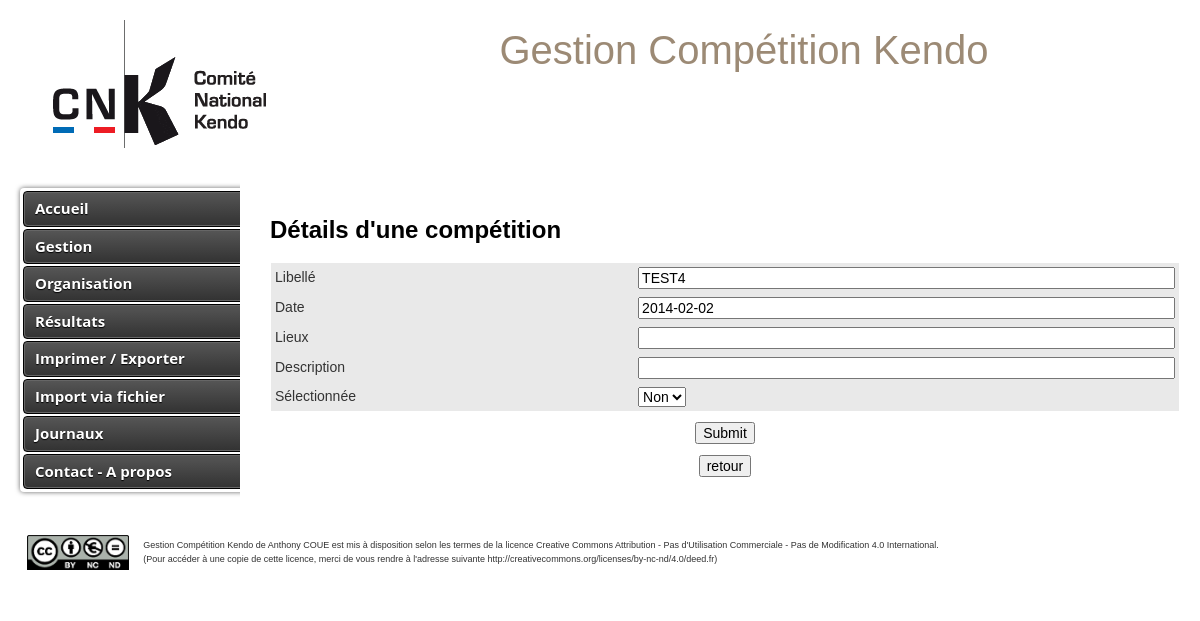
Page /index.php?action=afficheCompetition&id=4 on the committed database.
### tables this page shows
CREATE TABLE `competition` (
  `idcompetition` int(10) NOT NULL AUTO_INCREMENT,
  `libelle` varchar(255) NOT NULL,
  `datecompetition` date NOT NULL,
  `lieux` varchar(100) DEFAULT NULL,
  `description` text NOT NULL,
  `selected` int(1) NOT NULL DEFAULT '0',
  PRIMARY KEY (`idcompetition`)
);

### Controleur/ControleurGestion.php (called while the page is built, shortened)
<?php
require_once 'Modele/Gestion.php';
class ControleurGestion {
	private $gestion;
	public function __construct() {
    	$this->gestion = new Gestion();
    }
    public function afficherCompetition($idCompetition) {
    	$competition = $this->gestion->getCompetition($idCompetition);
        $vue = new Vue("Gestion","DetailCompetition");
        $vue->generer(array('competition' => $competition), null);
    }
}

### index.php (called while the page is built, shortened)
<?php
$routeur = new Routeur();
$routeur->routerRequete();

### Modele/Gestion.php (called while the page is built, shortened)
<?php
require_once 'Modele/Modele.php';
class Gestion extends Modele {
	public function getCompetition($idCompetition) {
		try {
			$sql = "SELECT * FROM competition WHERE idcompetition = ? ";
			$result	= $this->executerRequete($sql, array($idCompetition));
			return $result->fetch();
		} catch (Exception $e) {
	    	Log::afficherErreur("getCompetition() : ".$e->getMessage());
	    	log::loggerErreur("getCompetition() : ".$e->getMessage());
	    	return null;
		}
	}
}

### Config/Configuration.php (called while the page is built)
<?php
class Configuration {
    private static $parametres;
    public static function get($nom, $valeurParDefaut = null) {
    	$valRetour = self::getParametres($nom);
        if (isset($valRetour)) {
            $valeur = $valRetour;
        } else {
            $valeur = $valeurParDefaut;
        }
        return $valeur;
    }
    private static function getParametres($param) {
        if (self::$parametres == null) {
            $cheminFichier = "Config/config.ini";
            if (!file_exists($cheminFichier)) {
                throw new Exception("Aucun fichier de configuration trouve");
            }
            else {
                self::$parametres = parse_ini_file($cheminFichier);
            }
        }
        return self::$parametres[$param];
    }
}

### Modele/Modele.php (called while the page is built, shortened)
<?php
require_once 'Config/Configuration.php';
abstract class Modele {
    private $bdd;
    protected function executerRequete($sql, $params = null) {
        if ($params == null) {
            $stmt = $this->getBdd()->query($sql);
        }
        else {
            $stmt = $this->getBdd()->prepare($sql);
            $stmt->execute($params);
        }
        return $stmt;
    }
    private function getBdd() {
        if ($this->bdd == null) {
        	$dsn = Configuration::get("dsn");
            $login = Configuration::get("login");
            $mdp = Configuration::get("mdp");
            try {
            	$this->bdd = new PDO($dsn, $login, $mdp, array(PDO::ATTR_ERRMODE => PDO::ERRMODE_EXCEPTION));
			} catch(PDOException $e) {
  				afficherErreur("getBdd()".$e->getMessage());
			}
        }
        return $this->bdd;
    }
}

### Vue/Gestion/vueDetailCompetition.php (the view, shortened to what this page needs)
<p><h3>D&eacute;tails d'une comp&eacute;tition</h3></p>
<form action="index.php?action=modificationCompetition" method="post" id="modifierCompetition">
	<table id="csstable" align="center">
		<tr>
			<td width="40%">Libell&eacute;</td>
			<td width='60%'><input type='text' id='libelle' name='libelle' value='<?php echo $competition['libelle'] ?>' size='100px' /></td>
		</tr>
		<tr>
			<td>Date</td>
			<td><input type='text' id='datecompetition' name='datecompetition' size='70px' value='<?php echo $competition['datecompetition'] ?>' /></td>
		</tr>
		<tr>
			<td>Lieux</td>
			<td><input type='text' id='lieux' name='lieux' value='<?php echo $competition['lieux'] ?>' size='100px' /></td>
		</tr>
		<tr>
			<td>Description</td>
			<td><input type='text' id='description' name='description' value='<?php echo $competition['description'] ?>' size='100px' /></td>
		</tr>
		<tr>
			<td>S&eacute;lectionn&eacute;e</td>
			<td><SELECT name='selected' size='1'>
			<?php
				if ($competition['selected'] == 1) {
					echo "<option value='1' selected >Oui</OPTION> ";
					echo "<option value='0' >Non</option>";
				} else {
					echo "<option value='0' selected >Non</option>";
				}
?>
				</SELECT></td>
		</tr>
	</table>
	<p align='center' ><input type="submit" name="valider" /></p>
</form>
<p align='center' ><input type='button' name='retour' value='retour' onclick='window.location.replace("index.php?action=gestionCompetition")' /></p>

### css/knacss.css (style rules this page uses)
* { -webkit-box-sizing: border-box; -moz-box-sizing: border-box; box-sizing: border-box; }
html, body { margin: 0; padding: 0; height:100%; }
html { font-size: 62.5%; -webkit-text-size-adjust: 100%; -ms-text-size-adjust: 100%; }
body { background-color: #ffffff; font-family: Arial, Helvetica, sans-serif; color: #000000; font-family: Helvetica, Arial, sans-serif; font-size: 1.4em; line-height: 1.5; }
p, ul, ol, dl, blockquote, pre, td, th, label, textarea, caption, details, figure, hgroup { margin-top: .75em; margin-bottom: 0; line-height: 1.5; }
h3, .h3-like { margin-top: 0.875em; margin-bottom: 0; font-size: 2.4rem; line-height: 1.75; }
img, table, td, blockquote, code, pre, textarea, input, video { max-width: 100%; }
table { margin-bottom: 1.5em; }
table, .table { max-width: 100%; table-layout: fixed; border-collapse: collapse; vertical-align: top; margin: auto; }
table { width: 100%; }
th, td { padding: .3em .8em; }
td { color: #333; }
form, fieldset { border: none; }
input, button, select, label, .btn { vertical-align: middle; font-family: inherit; font-size: inherit; }
button, input[type="button"], input[type="reset"], input[type="submit"] { cursor: pointer; -webkit-appearance: button; }

### css/styles.css (style rules this page uses)
#csstable { border: 1px solid #ffffff; background-color: #E9E9E9; margin: auto; }
#csstable td, #csstable th { padding: 4px; color: #333; line-height: 15px; }

### rows in the picture
competition: libelle "TEST4", datecompetition "2014-02-02", selected "Non"
